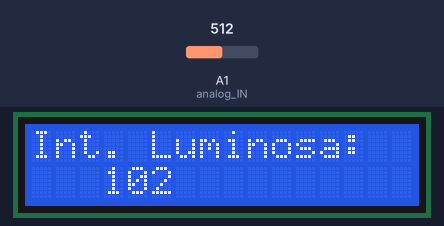
Bench run of a sketch on a simulated Arduino Uno, built with avr-gcc and run on an emulated ATmega328P. Shown: 16×2 character LCD. The inputs (shaded band) are chosen by the test bench; at power-on: A1 (analog_IN) = 512. What the sketch prints to the serial monitor is not drawn.

Above: at 1.2 s.
1.3 s: A1 (analog_IN) set to 716
At 2.1 s:
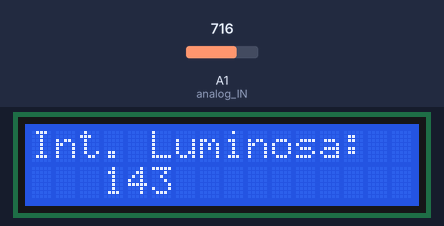
3.1 s: A1 (analog_IN) set to 900
At 4.4 s:
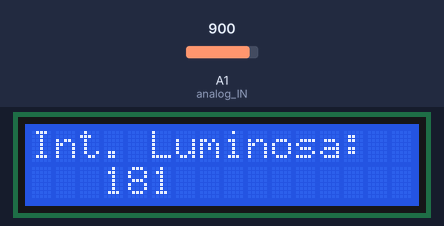
4.7 s: A1 (analog_IN) set to 1023
At 5.4 s:
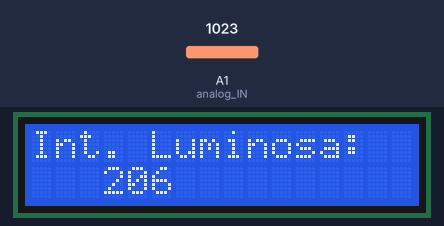
Timing chart, 0 to 7.7 s (numbered marks = the images above; inputs shaded):
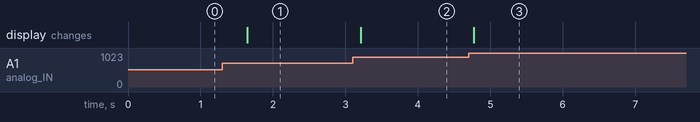

Measured:
- after the input at 1.3 s, the display: changes after 0.35 s (image 1)
- after the input at 3.1 s, the display: changes after 0.11 s (image 2)
- after the input at 4.7 s, the display: changes after 0.07 s (image 3)

The sketch:

Sensor_LDR.ino
```cpp
#include <Wire.h>
#include <LiquidCrystal_I2C.h>

LiquidCrystal_I2C lcd(0x27, 16, 2);
int analog_IN = A1;  // Declaração do Pino de Entrada

void setup() {
  lcd.init();
  lcd.backlight();
  pinMode(analog_IN, INPUT);
  Serial.begin(9600);
}

void loop() {
  int Value = analogRead(analog_IN);
  Value = map(Value, 8, 500, 0, 100);  // Converte a leitura do LDR para porcentagem
  Serial.print("Int. Luminosa:");
  Serial.println(Value);
  lcd.clear();
  lcd.setCursor(0, 0);
  lcd.print("Int. Luminosa:");
  lcd.setCursor(3, 1);
  lcd.print(Value);
  delay(500);
}
```
